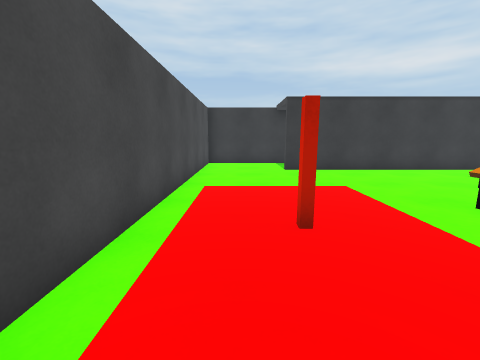
[1] (above)

16 first-person views from a walk through a Unity game level. The camera is 1.4 m above the floor, tilts 10° down and sees 90° across. The floor is counted in squares, 1 m on a side. Each view is taken from the middle of a square. On the plan, view 1 faces up. The plan holds only what a view shows up to about 13 squares ahead; the rest is blank. The place goes on beyond the plan.

[2]
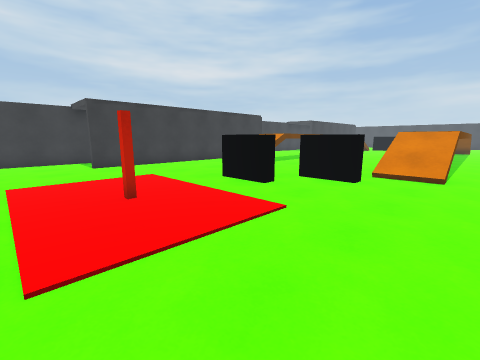

[3]
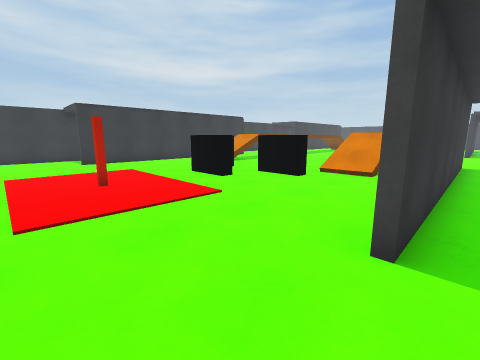

[4]
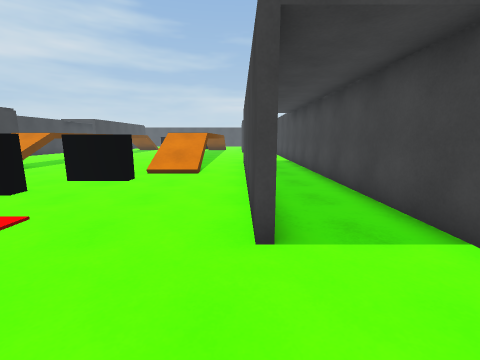

[5]
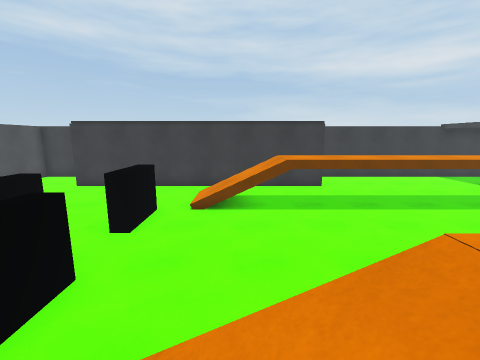

[6]
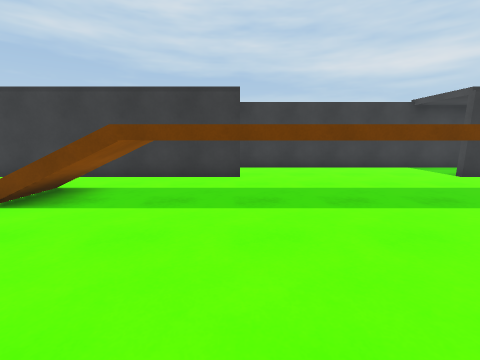

[7]
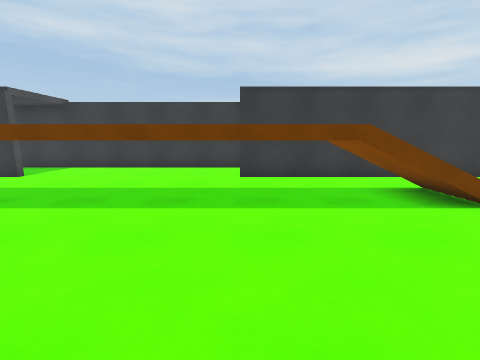

[8]
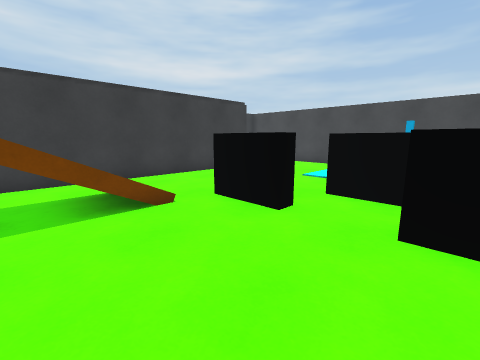

[9]
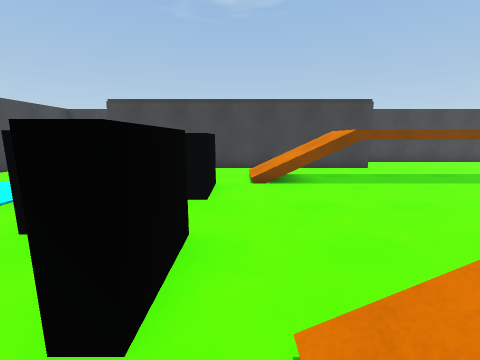

[10]
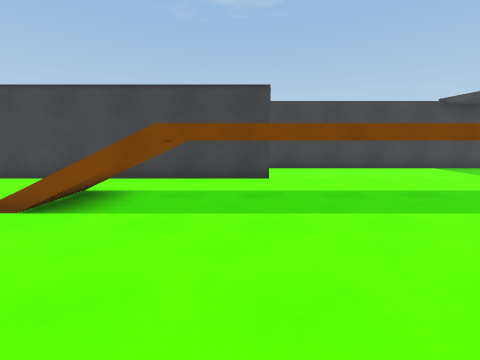

[11]
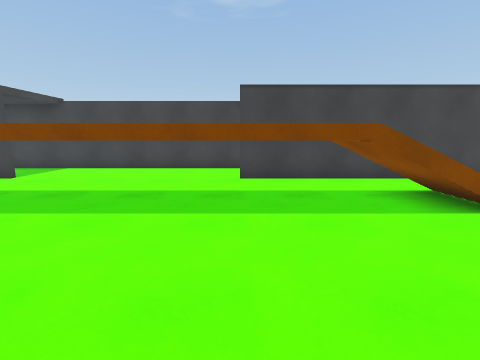

[12]
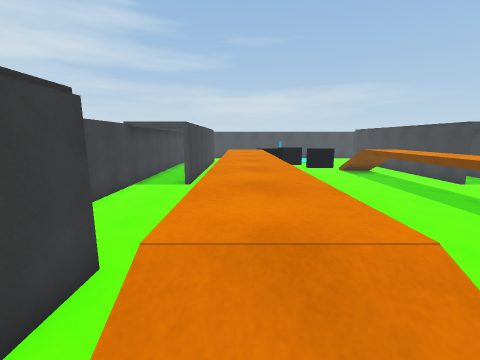

[13]
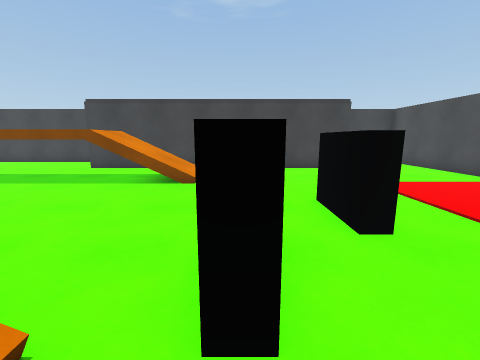

[14]
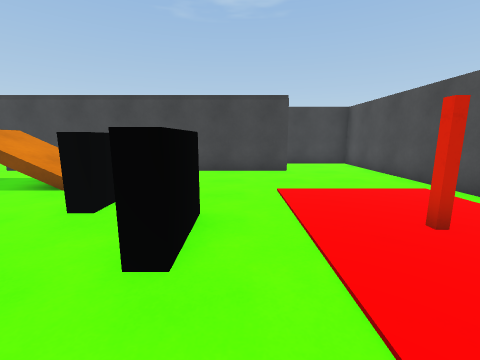

[15]
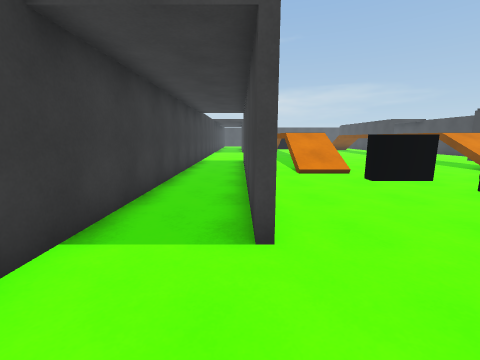

[16]
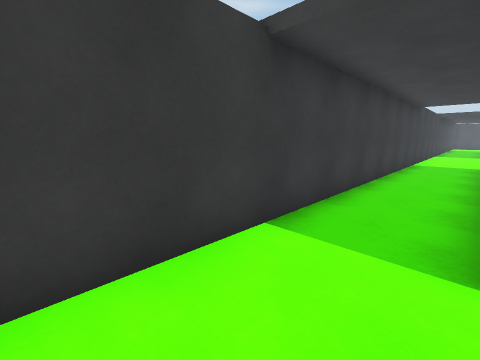

### Floor plan
Key: @ floor where view 1 was taken; # wall or solid block; . main floor; : floor 1.75 m higher than the main floor; / step, stairs or slope; ^ raised ledge; v drop or lower ground.
Columns run from 2 left of view 1 to 31 right of it. Each row starts with its distance up from view 1.
 14 ###########################
 13 #..........................
 12 #.........................
 11 #...############........##########
 10 #.................................
  9 #...........vvvvvvvvvvvvvvvvv.....
  8 #..........///:::::::::::    /...
  7 #..........///:::::::::::::///...
  6 #........^.....................^..
  5 #........^.....................^.#
  4 #..#...^.........................^
  3 #......^.........................^
  2 #........^.....................^
  1 #........^..vvvvvvvvvvvvvvvvv..^
  0 #.@........///:     :::::  ///..
 -1 #..........///:::::::::::::///..
 -2 #................................
 -3 #...############........##########
 -4 #.........................
 -5 #.........................
 -6 ############################

Where each view was taken, in squares from view 1:
view 1: 0 up, 0 right, facing up
view 2: 2 down, 1 left, facing up-right
view 3: 4 down, 1 left, facing up-right
view 4: 3 down, 1 left, facing right
view 5: 1 down, 10 right, facing up
view 6: 2 up, 14 right, facing up
view 7: 2 up, 22 right, facing up
view 8: 2 up, 25 right, facing up-right
view 9: 8 up, 28 right, facing down
view 10: 5 up, 23 right, facing down
view 11: 5 up, 14 right, facing down
view 12: 8 up, 10 right, facing right
view 13: 8 up, 7 right, facing down
view 14: 7 up, 4 right, facing down
view 15: 11 up, 1 left, facing right
view 16: 11 up, 1 left, facing up-right
